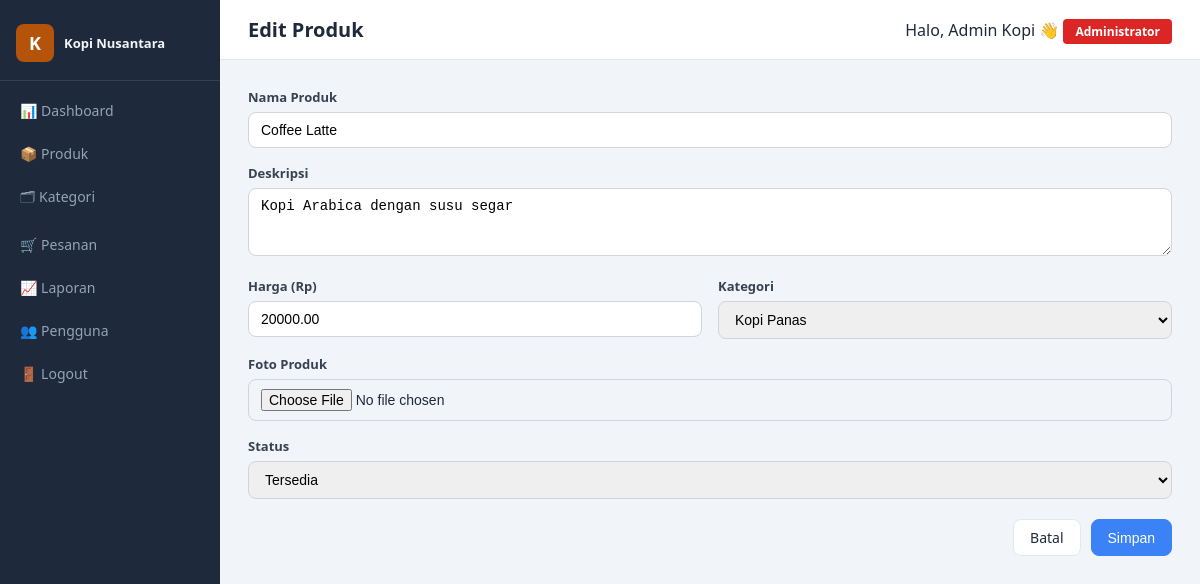
The app's page /products/edit/7 (signed in) with its own data.
### tables this page shows
CREATE TABLE `products` (
  `id` int NOT NULL AUTO_INCREMENT,
  `store_id` int NOT NULL,
  `category_id` int DEFAULT NULL,
  `name` varchar(150) NOT NULL,
  `description` text,
  `price` decimal(10,2) NOT NULL DEFAULT '0.00',
  `image` varchar(255) DEFAULT NULL,
  `is_available` tinyint DEFAULT '1',
  `created_at` datetime DEFAULT CURRENT_TIMESTAMP,
  PRIMARY KEY (`id`),
  KEY `store_id` (`store_id`),
  KEY `category_id` (`category_id`),
  CONSTRAINT `products_ibfk_1` FOREIGN KEY (`store_id`) REFERENCES `stores` (`id`),
  CONSTRAINT `products_ibfk_2` FOREIGN KEY (`category_id`) REFERENCES `categories` (`id`)
);

CREATE TABLE `categories` (
  `id` int NOT NULL AUTO_INCREMENT,
  `store_id` int NOT NULL,
  `name` varchar(100) NOT NULL,
  `icon` varchar(50) DEFAULT NULL,
  PRIMARY KEY (`id`),
  KEY `store_id` (`store_id`),
  CONSTRAINT `categories_ibfk_1` FOREIGN KEY (`store_id`) REFERENCES `stores` (`id`)
);

### core/Controller.php (called while the page is built, shortened)
<?php
abstract class Controller
{
    protected function model(string $model): object
    {
        $file = ROOT_PATH . "/app/Models/{$model}.php";
        return new $model();
    }
    protected function view(string $view, array $data = []): void
    {
        extract($data);
        $file = ROOT_PATH . "/app/Views/{$view}.php";
        require $file;
    }
    protected function requirePermission(string $permission): void
    {
        require_once ROOT_PATH . '/app/Helpers/AuthHelper.php';
    }
}

### app/Controllers/ProductController.php (called while the page is built, shortened)
<?php
class ProductController extends Controller
{
    private object $productModel;
    private object $categoryModel;
    public function __construct()
    {
        $this->productModel  = $this->model('ProductModel');
        $this->categoryModel = $this->model('CategoryModel');
    }
    public function edit(string $id): void
    {
        $product    = $this->productModel->find((int)$id);
        $categories = $this->categoryModel->byStore($_SESSION['store_id']);
        $this->view('layouts/main', [
            'pageTitle' => 'Edit Produk', 'content' => 'products/form',
            'categories' => $categories, 'product' => $product,
            'csrf_field'  => $this->csrfField(),
        ]);
    }
}

### public/index.php (called while the page is built, shortened)
<?php
require_once dirname(__DIR__) . '/config/database.php';
$router = new Router();
$router->dispatch();

### core/Database.php (called while the page is built)
<?php
class Database
{
    private static ?PDO $instance = null;
    public static function getInstance(): PDO
    {
        if (self::$instance === null) {
            $dsn = "mysql:host=" . DB_HOST . ";dbname=" . DB_NAME . ";charset=" . DB_CHARSET;
            $options = [
                PDO::ATTR_ERRMODE            => PDO::ERRMODE_EXCEPTION,
                PDO::ATTR_DEFAULT_FETCH_MODE => PDO::FETCH_ASSOC,
                PDO::ATTR_EMULATE_PREPARES   => false,
            ];
            try {
                self::$instance = new PDO($dsn, DB_USER, DB_PASS, $options);
            } catch (PDOException $e) {
                die(json_encode(['error' => 'Database connection failed: ' . $e->getMessage()]));
            }
        }
        return self::$instance;
    }
}

### core/Model.php (called while the page is built, shortened)
<?php
abstract class Model
{
    protected PDO $db;
    protected string $table;
    protected string $primaryKey = "id";
    public function __construct()
    {
        $this->db = Database::getInstance();
    }
    public function find(int $id): array|false
    {
        try {
            $stmt = $this->db->prepare("SELECT * FROM {$this->table} WHERE {$this->primaryKey} = ?");
            $stmt->execute([$id]);
            return $stmt->fetch();
        } catch (PDOException $e) { $this->handleError($e, "find:{$this->table}"); }
    }
    public function where(string $column, mixed $value): array
    {
        try {
            $stmt = $this->db->prepare("SELECT * FROM {$this->table} WHERE {$column} = ?");
            $stmt->execute([$value]);
            return $stmt->fetchAll();
        } catch (PDOException $e) { $this->handleError($e, "where:{$this->table}"); }
    }
}

### app/Models/CategoryModel.php (called while the page is built, shortened)
<?php
class CategoryModel extends Model
{
    public function byStore(int $storeId): array
    {
        return $this->where('store_id', $storeId);
    }
}

### app/Views/products/form.php (the view, shortened to what this page needs)
<form method="POST" action="<?= BASE_URL ?>/products/<?= $product ? 'update/' . $product['id'] : 'store' ?>" enctype="multipart/form-data">
    <div class="form-group">
        <label>Nama Produk</label>
        <input type="text" name="name" required value="<?= htmlspecialchars($product['name'] ?? '') ?>">
    </div>
    <div class="form-group">
        <label>Deskripsi</label>
        <textarea name="description" rows="3"><?= htmlspecialchars($product['description'] ?? '') ?></textarea>
    </div>
    <div class="form-row">
        <div class="form-group">
            <label>Harga (Rp)</label>
            <input type="number" name="price" required value="<?= $product['price'] ?? '' ?>">
        </div>
        <div class="form-group">
            <label>Kategori</label>
            <select name="category_id">
                <?php foreach ($categories as $cat): ?>
                <option value="<?= $cat['id'] ?>" <?= ($product['category_id'] ?? '') == $cat['id'] ? 'selected' : '' ?>>
                    <?= htmlspecialchars($cat['name']) ?>
                </option>
                <?php endforeach; ?>
            </select>
        </div>
    </div>
    <div class="form-group">
        <label>Foto Produk</label>
        <input type="file" name="image" accept="image/*">
    </div>
    <?php if ($product): ?>
    <div class="form-group">
        <label>Status</label>
        <select name="is_available">
            <option value="1" <?= $product['is_available'] ? 'selected' : '' ?>>Tersedia</option>
        </select>
    </div>
    <?php endif; ?>
    <div class="form-actions">
        <a href="<?= BASE_URL ?>/products" class="btn">Batal</a>
        <button type="submit" class="btn btn-primary">Simpan</button>
    </div>
</form>

### core/Router.php (shortened to what this page needs)
<?php
class Router
{
    private array $routes = [];
    public function get(string $path, string $controller, string $method): void
    {
        $this->routes['GET'][$path] = ['controller' => $controller, 'method' => $method];
    }
    public function post(string $path, string $controller, string $method): void
    {
        $this->routes['POST'][$path] = ['controller' => $controller, 'method' => $method];
    }
    public function dispatch(): void
    {
        $httpMethod = $_SERVER['REQUEST_METHOD'];
        $uri = parse_url($_SERVER['REQUEST_URI'], PHP_URL_PATH);
        $uri = preg_replace('#^/public#', '', $uri);
        $uri = '/' . trim($uri, '/');
        $routes = $this->routes[$httpMethod] ?? [];
        uksort($routes, function ($a, $b) {
            $aScore = substr_count($a, '{');
            $bScore = substr_count($b, '{');
            if ($aScore !== $bScore) return $aScore - $bScore;
            return strlen($b) - strlen($a);
        });
        foreach ($routes as $route => $action) {
            $pattern = preg_quote($route, '#');
            $pattern = preg_replace('/\\\{[^}]+\\\}/', '([^/]+)', $pattern);
            $pattern = "#^{$pattern}$#";
            if (preg_match($pattern, $uri, $matches)) {
                array_shift($matches);
                try {
                    $ctrl = new $action['controller']();
                    call_user_func_array([$ctrl, $action['method']], $matches);
                } catch (AppException $e) {
                    $this->handleAppError($e);
                } catch (PDOException $e) {
                    $this->handleAppError(
                        new AppException("Terjadi kesalahan pada database. Silakan coba lagi.", 500, $e)
                    );
                } catch (\Throwable $e) {
                    $this->handleUnexpectedError($e);
                }
                return;
            }
        }
    }
}

### public/css/admin.css (style rules this page uses)
* { margin: 0; padding: 0; box-sizing: border-box; }
body { font-family: 'Segoe UI', sans-serif; background: #f1f5f9; color: #1e293b; display: flex; min-height: 100vh; }
.btn { padding: 8px 16px; border-radius: 8px; border: 1px solid #e2e8f0; background: #fff; cursor: pointer; font-size: 14px; text-decoration: none; color: #1e293b; display: inline-block; transition: all .2s; }
.btn-primary { background: #3b82f6; color: #fff; border-color: #3b82f6; }
.form-group { margin-bottom: 16px; }
.form-group label { display: block; font-size: 13px; font-weight: 600; margin-bottom: 6px; color: #374151; }
.form-group input, .form-group select, .form-group textarea { width: 100%; padding: 9px 12px; border: 1px solid #d1d5db; border-radius: 8px; font-size: 14px; }
.form-row { display: grid; grid-template-columns: 1fr 1fr; gap: 16px; }
.form-actions { display: flex; gap: 10px; justify-content: flex-end; margin-top: 20px; }

### records on screen
products: name "Coffee Latte", description "Kopi Arabica dengan susu segar", price "20000.00", category_id "Kopi Panas", is_available "Tersedia"
